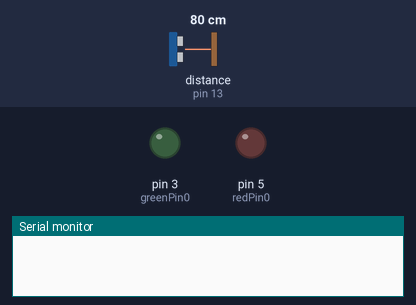
Bench run of a sketch on a simulated Arduino Uno, built with avr-gcc and run on an emulated ATmega328P. Shown: output pins drawn as LEDs (lit = HIGH), the last lines printed to the serial monitor. The inputs (shaded band) are chosen by the test bench; at power-on: distance to the obstacle (sensor on pin 13) 80 cm.

Above: at 1.3 s.
1.4 s: distance to the obstacle (sensor on pin 13) set to 28 cm
2.9 s: distance to the obstacle (sensor on pin 13) set to 23 cm
At 4.2 s:
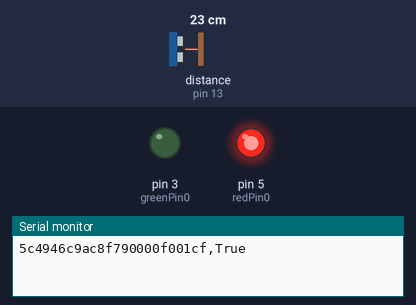
4.5 s: distance to the obstacle (sensor on pin 13) set to 35 cm
At 5.6 s:
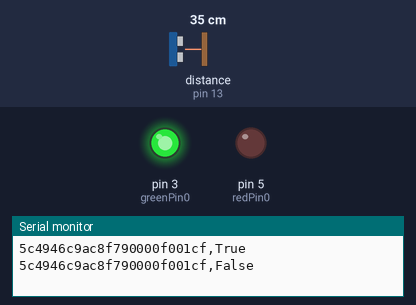
6.0 s: distance to the obstacle (sensor on pin 13) set to 2 cm
At 6.9 s:
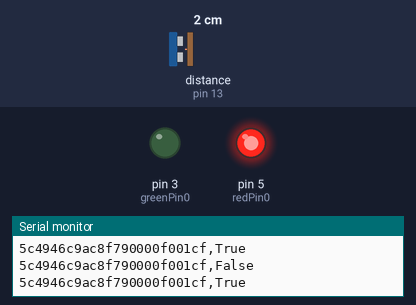
7.5 s: distance to the obstacle (sensor on pin 13) set to 60 cm
At 8.3 s:
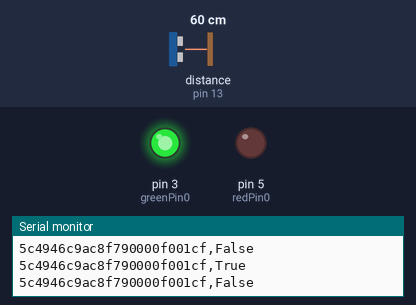
Timing chart, 0 to 10.0 s (numbered marks = the images above; inputs shaded):
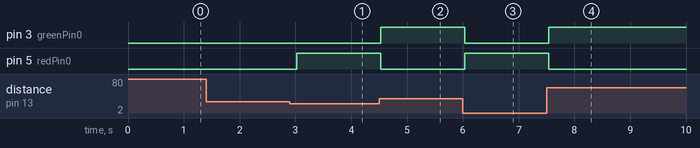

Measured:
- the behaviour switches between 26 and 25 cm on distance to the obstacle (sensor on pin 13) (found by bisection; images 0 and 1)
- after the input at 1.4 s, every drawn part: stays the same
- after the input at 2.9 s, pin 5 (redPin0): LOW → HIGH after 0.13 s
- after the input at 4.5 s, pin 3 (greenPin0): LOW → HIGH at once; pin 5 (redPin0): HIGH → LOW at once
- after the input at 6.0 s, pin 3 (greenPin0): HIGH → LOW at once; pin 5 (redPin0): LOW → HIGH at once
- after the input at 7.5 s, pin 3 (greenPin0): LOW → HIGH at once; pin 5 (redPin0): HIGH → LOW at once

The sketch:

proof-concept.ino
```cpp
#include <Ultrasonic.h>
const unsigned int TxPin1 = 12;
const unsigned int RxPin1 = 13;

Ultrasonic midSonar(TxPin1, RxPin1);
int redPin0 = 5;
int greenPin0 = 3;
int ledCol0[] = {0,0};
bool read0 = false;
int read1 = 0;
int read2 = 0;
int threshold = 25;
void setup()
{
  Serial.begin(9600);
  pinMode(redPin0, OUTPUT);
  pinMode(greenPin0, OUTPUT);
  pinMode(TxPin1, OUTPUT);
  pinMode(RxPin1, INPUT);
}

void loop()
{
  int distance = midSonar.read(CM);
  //int reading0 = analogRead(photocellPin0);
  //Serial.print("Distance to car: ");
  //Serial.println(distance);


  if (distance <= threshold && read0 == false) {
     read0 = true;
    ledCol0[0] = 255;
    ledCol0[1] = 0;// red
    Serial.println("5c4946c9ac8f790000f001cf,True");
    //Serial.println("Sensed Car!");
  } else if(distance > threshold && read0 == true) {
    read0 = false;
    ledCol0[0] = 0;
    ledCol0[1] = 255;// green
    Serial.println("5c4946c9ac8f790000f001cf,False");

  }


    setColor0(ledCol0[0],ledCol0[1]);
    delay(500);
}

void setColor0(int red, int green)
{
  #ifdef COMMON_ANODE
    red = 255 - red;
    green = 255 - green;
  #endif


  digitalWrite(redPin0, red);
  digitalWrite(greenPin0, green);
}
```
